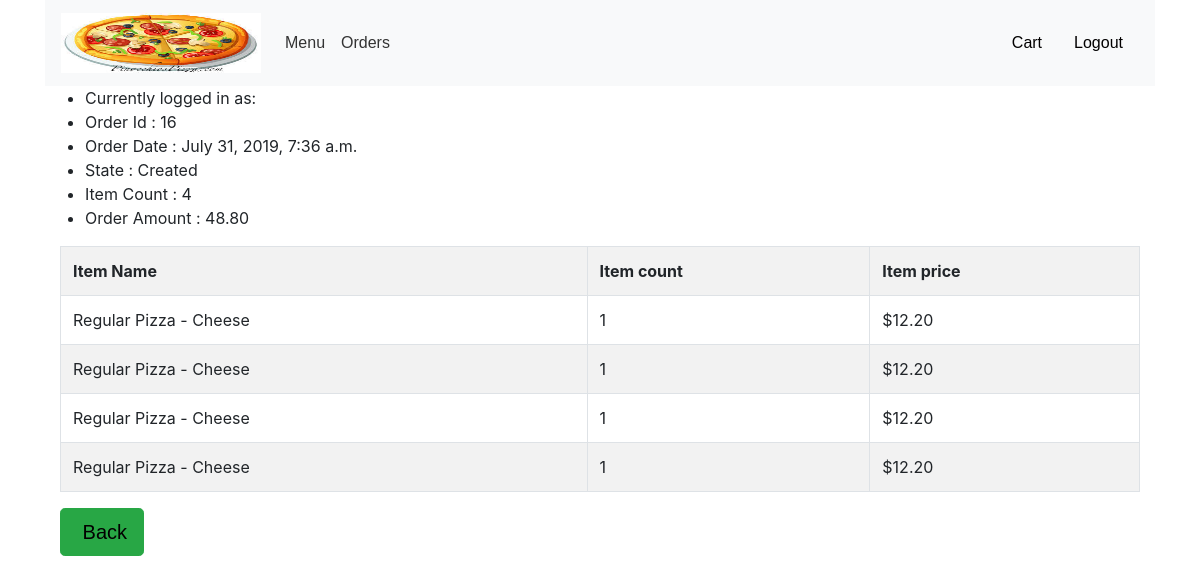
The page /order/16 on the database its author committed.
### orders/models.py (models this page shows, shortened)
class CustomerOrder(models.Model):
    itemCount = models.IntegerField()
    orderAmount = models.DecimalField(max_digits=5, decimal_places=2)
    orderTime = models.DateTimeField()
    orderState = models.ForeignKey(OrderState, on_delete=models.CASCADE, related_name="orderstates")
    userId = models.IntegerField(null=False)

class OrderState(models.Model):
    name = models.CharField(max_length=20)

class CustomerOrderLineItem(models.Model):
    itemCount = models.IntegerField()
    perItemPrice = models.DecimalField(max_digits=5, decimal_places=2)
    topping_cost = models.DecimalField(max_digits=5, decimal_places=2)
    itemName = models.CharField(max_length=64)
    categoryName = models.CharField(max_length=64)
    itemSizeName = models.CharField(max_length=64)
    topping_list = models.CharField(max_length=500)
    order = models.ForeignKey(CustomerOrder, on_delete=models.CASCADE, related_name="orderitems")

### orders/views.py (the view)
# urls.py: path("order/<int:order_id>", views.order, name="order"), # url for accessing order details of a specific order
def order(request, order_id):
    try:
        return_order = fetch_order_details(request, order_id)
    except CustomerOrder.DoesNotExist:
        raise Http404("Order does not exists.")
    context = {
        "order": return_order
    }
    return render(request, "orders/order-details.html", context)

### orders/templates/orders/order-details.html (shortened to what this page needs)
{% extends "orders/logged-in-layout.html" %}
{% block body %}
    <ul>
        {% if request.user.is_superuser %}
            <li>Order Placed by : {{ order.first_name }} {{ order.first_name }}({{ order.username }})</li>
        {% else %}
            <li>Currently logged in as: {{ user.username }}</li>
        {% endif %}
        <li> Order Id : {{ order.order_id }}</li>
        <li> Order Date : {{ order.order_time }}</li>
        <li> State : {{ order.order_state }}</li>
        <li> Item Count : {{ order.item_count }}</li>
        <li> Order Amount : {{ order.order_amount }}</li>
    </ul>
    <div class="container">
        <table class="table table-bordered table-striped" id="carttable">
            <tr>
                <th>
                    Item Name
                </th>
                <th>
                    Item count
                </th>
                <th>
                    Item price
                </th>
            </tr>
            {% for item in order.items %}
                <tr id="row{{ item.unique_item_id }}">
                    <td>
                        {{ item.cat_name }} - {{ item.item_name }}
                    </td>
                    <td>
                        {{ item.item_count }}
                    </td>
                    <td>
                        ${{ item.item_price }}
                    </td>
                </tr>
            {% endfor %}
        </table>
    </div>
    <div class="container">
        <div class="pull-left">
            <button type="button" class="btn btn-success btn-default btn-block btn-lg" id="back"
                    name="placeorder">
                <a href="{% url 'order_history' %}">&nbsp;Back</a>
            </button>
        </div>
    </div>
{% endblock %}

### orders/static/orders/styles.css (style rules this page uses)
a { color: #050000; font-family: sans-serif; }
a:link { color: #020000; }
body { font-family: sans-serif; }

### rows shown on the page
CustomerOrder: order_time "July 31, 2019, 7:36 a.m.", order_amount "48.80"
OrderState: order_state "Created"
CustomerOrderLineItem: cat_name "Regular Pizza", item_name "Cheese", item_price "12.20"
CustomerOrderLineItem: cat_name "Regular Pizza", item_name "Cheese", item_price "12.20"
CustomerOrderLineItem: cat_name "Regular Pizza", item_name "Cheese", item_price "12.20"
CustomerOrderLineItem: cat_name "Regular Pizza", item_name "Cheese", item_price "12.20"

### other values the page prints
{{ order.order_id }} "16"
{{ order.item_count }} "4"
{{ item.item_count }} "1" "1" "1" "1"
